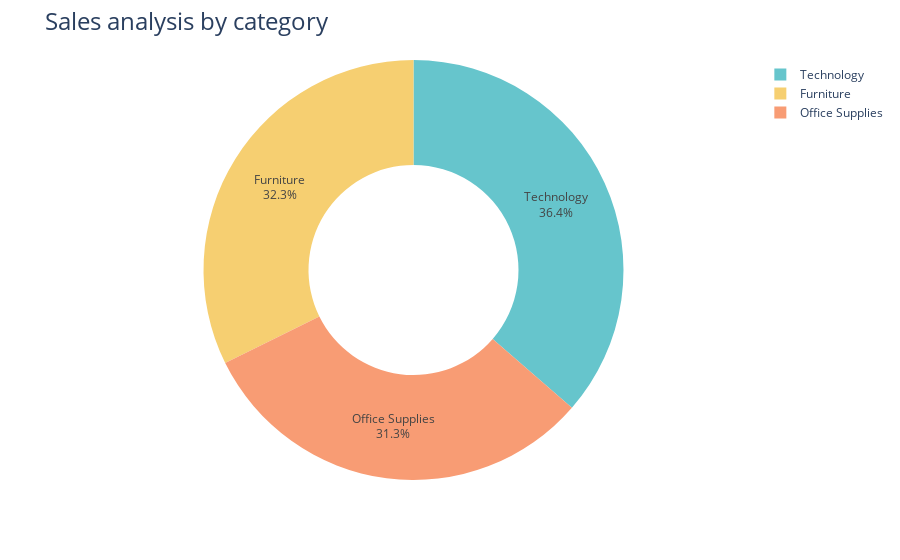

This figure's notebook cell:
### Markdown cell above
# Sales by category

### Code cell
sales_by_category=df.groupby('Category')['Sales'].sum().reset_index()
fig=px.pie(sales_by_category,
           names='Category',
           values='Sales',
           hole=0.5,
           color_discrete_sequence=px.colors.qualitative.Pastel)
fig.update_traces(textposition='inside',textinfo='percent+label')
fig.update_layout(title_text='Sales analysis by category',title_font=dict(size=24))

### Figure 1 — Plotly figure (JSON) as saved in the notebook; plotly's stock layout.template omitted (floating-point values rounded to 4 significant figures)
{"data": [{"domain": {"x": [0, 1], "y": [0, 1]}, "hole": 0.5, "hovertemplate": "Category=%{label}<br>Sales=%{value}<extra></extra>", "labels": ["Furniture", "Office Supplies", "Technology"], "legendgroup": "", "name": "", "showlegend": true, "textinfo": "percent+label", "textposition": "inside", "type": "pie", "values": [742000.0, 719000.0, 836200.0]}], "layout": {"legend": {"tracegroupgap": 0}, "margin": {"t": 60}, "piecolorway": ["rgb(102, 197, 204)", "rgb(246, 207, 113)", "rgb(248, 156, 116)", "rgb(220, 176, 242)", "rgb(135, 197, 95)", "rgb(158, 185, 243)", "rgb(254, 136, 177)", "rgb(201, 219, 116)", "rgb(139, 224, 164)", "rgb(180, 151, 231)", "rgb(179, 179, 179)"], "title": {"font": {"size": 24}, "text": "Sales analysis by category"}}}
